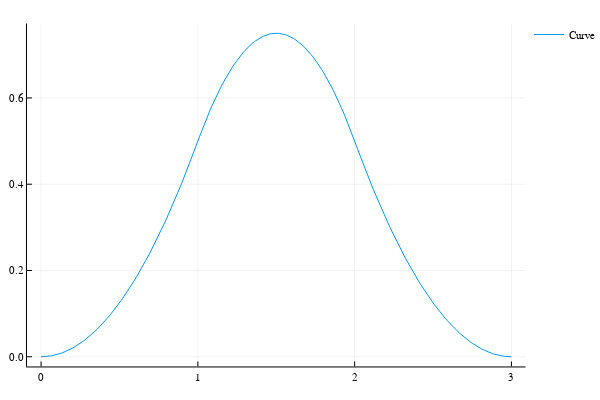

Notebook code cell kept with this figure:
### Markdown cell above
### B-Spline Curves And Surface
We can define the i-th B-spline base function of order $p$ on the domain $[0,1]$, associated with a knot vector $[\xi_0,\dots,\xi_{n+p+1}]$:
$$N_{i,0}(\xi) = \begin{cases}1\quad \xi_i \leq \xi \leq \xi_{i+1}\\ 0\end{cases}$$
$$N_{i,p}(\xi) = \frac{\xi - \xi_i}{\xi_{i+p}-\xi_i}N_{i,p-1}(\xi) + \frac{\xi_{i+p+1}-\xi}{\xi_{i+p+1}-\xi_{i+1}}N_{i+1,p-1}$$
we define a __piecewise polynomial B-Spline curve__ of control points $\{\vec{B}_0,\dots,\vec{B}_n\}$ the following function $\vec{C}:[\xi_0,\xi_n]\to \mathbb{R}$:
$$C(\xi) = \sum_{i=1}^n \vec{B}_iN_{i,p}(\xi)$$
We used the deBoor recursive formula to evaluate the BSpline in a given set of points.

### Code cell
ξ=[0.0,0.0,0.0,1.0,2.0,3.0,3.0,3.0]
V=[0.0,0.0,1.0,0.0,0.0]
C=JuliaIGA.BSplineCurve(2,V,ξ)
JuliaIGA.BSplinePlot(C,0.01)

### Figure 1 — Plotly figure (JSON) as saved in the notebook; plotly's stock layout.template omitted (floating-point values rounded to 4 significant figures; data arrays with more than 128 entries replaced by an {"elided": "..."} marker saying what was removed)
{"data": [{"colorbar": {"title": ""}, "hoverinfo": "text", "legendgroup": "Curve", "line": {"color": "rgba(0, 154, 250, 1.000)", "dash": "solid", "shape": "linear", "width": 1}, "mode": "lines", "name": "Curve", "showlegend": true, "text": {"elided": "301 null values"}, "type": "scatter", "x": {"elided": "301 float values"}, "xaxis": "x1", "y": {"elided": "301 float values"}, "yaxis": "y1", "zmax": 0.1, "zmin": -0.1}], "layout": {"annotations": [], "height": 400, "legend": {"bgcolor": "rgba(255, 255, 255, 1.000)", "bordercolor": "rgba(0, 0, 0, 1.000)", "font": {"color": "rgba(0, 0, 0, 1.000)", "family": "sans-serif", "size": 11}, "tracegroupgap": 0, "x": 1, "y": 1}, "margin": {"b": 20, "l": 0, "r": 0, "t": 20}, "paper_bgcolor": "rgba(255, 255, 255, 1.000)", "plot_bgcolor": "rgba(255, 255, 255, 1.000)", "showlegend": true, "width": 600, "xaxis": {"anchor": "y1", "domain": [0.05101, 0.9934], "gridcolor": "rgba(0, 0, 0, 0.100)", "gridwidth": 0.5, "linecolor": "rgba(0, 0, 0, 1.000)", "mirror": false, "range": [-0.09, 3.09], "showgrid": true, "showline": true, "showticklabels": true, "tickangle": 0, "tickcolor": "rgb(0, 0, 0)", "tickfont": {"color": "rgba(0, 0, 0, 1.000)", "family": "sans-serif", "size": 11}, "tickmode": "array", "ticks": "inside", "ticktext": ["0", "1", "2", "3"], "tickvals": [0, 1, 2, 3], "title": "", "titlefont": {"color": "rgba(0, 0, 0, 1.000)", "family": "sans-serif", "size": 15}, "type": "-", "visible": true, "zeroline": false, "zerolinecolor": "rgba(0, 0, 0, 1.000)"}, "yaxis": {"anchor": "x1", "domain": [0.03762, 0.9902], "gridcolor": "rgba(0, 0, 0, 0.100)", "gridwidth": 0.5, "linecolor": "rgba(0, 0, 0, 1.000)", "mirror": false, "range": [-0.0225, 0.7725], "showgrid": true, "showline": true, "showticklabels": true, "tickangle": 0, "tickcolor": "rgb(0, 0, 0)", "tickfont": {"color": "rgba(0, 0, 0, 1.000)", "family": "sans-serif", "size": 11}, "tickmode": "array", "ticks": "inside", "ticktext": ["0.0", "0.2", "0.4", "0.6"], "tickvals": [0, 0.2, 0.4, 0.6], "title": "", "titlefont": {"color": "rgba(0, 0, 0, 1.000)", "family": "sans-serif", "size": 15}, "type": "-", "visible": true, "zeroline": false, "zerolinecolor": "rgba(0, 0, 0, 1.000)"}}}
